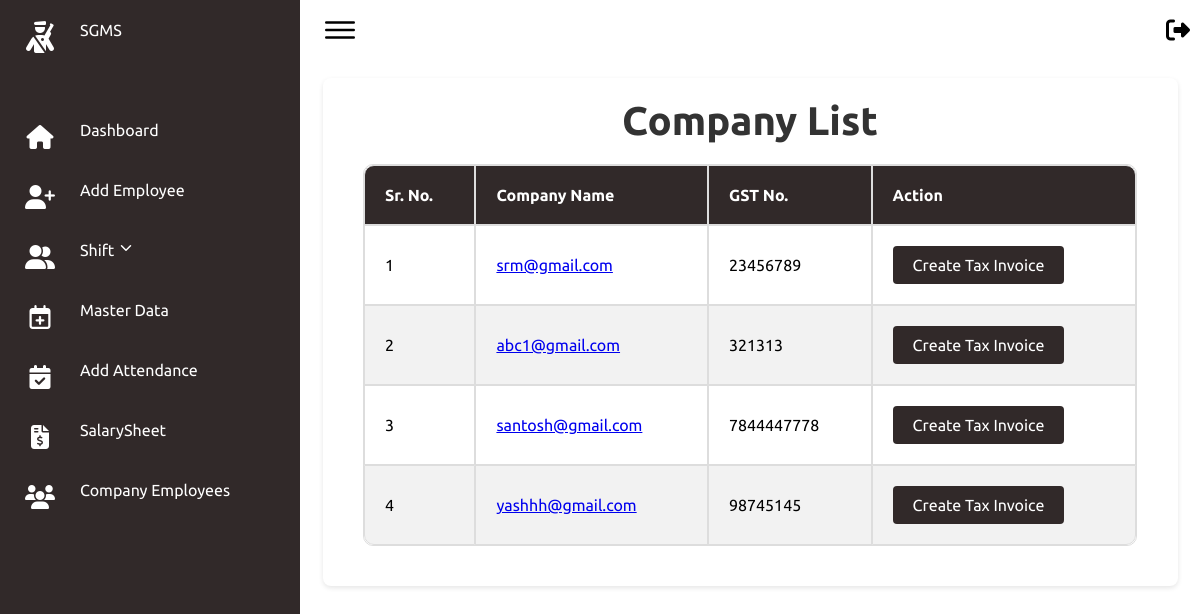
/companies/, run on the app's committed database.
### secman/models.py (models this page shows, shortened)
class UserProfile(models.Model):
    USER_TYPES = (
        ('hod', 'HOD'),
        ('fo', 'Field Officer'),
        ('company', 'Company'),
    )
    user = models.OneToOneField(User, on_delete=models.CASCADE)
    user_type = models.CharField(max_length=20, choices=USER_TYPES, default='fo')
    contact = models.CharField(max_length=12)
    gst_or_emergency = models.CharField(max_length=20)

### secman/views.py (the view)
# urls.py: path('companies/', views.company_list, name='company_list'),
def company_list(request):
    companies = UserProfile.objects.filter(user_type='company')
    company_data = []
    for company in companies:
        guard_count = EmployeeJoining.objects.filter(company=company, position='Security Guard').count()
        supervisor_count = EmployeeJoining.objects.filter(company=company, position='Supervisor').count()
        print(f"Company ID: {company.id}, Guards: {guard_count}, Supervisors: {supervisor_count}")  # Debugging line
        company_data.append({
            'company': company,
            'guard_count': guard_count,
            'supervisor_count': supervisor_count
        })
    return render(request, 'FO/company_list.html', {'company_data': company_data})

### secman/templates/FO/company_list.html (shortened to what this page needs)
{% extends 'FO/basefo.html' %}
{% block content %}
<head>
</head>
<body>
    <div class="card">
    <h1>Company List</h1>
    <table>
        <thead>
            <tr>
                <th>Sr. No.</th>
                <th>Company Name</th>
                <th>GST No.</th>
                <th>Action</th>
            </tr>
        </thead>
        <tbody>
            {% for company_info in company_data %}
                <tr>
                    <td>{{ forloop.counter }}</td>
                    <td>
                        <a href="{% url 'company_employees' company_info.company.id %}">
                            {{ company_info.company.user.email }}
                        </a>
                    </td>
                    <td>{{ company_info.company.gst_or_emergency }}</td>
                    <td>
                        <button onclick="openModal('{{ company_info.company.id }}', '{{ company_info.guard_count }}', '{{ company_info.supervisor_count }}')">
                            Create Tax Invoice
                        </button>
                    </td>
                </tr>
            {% endfor %}
        </tbody>
    </table>
</div>
</body>
{% endblock %}

### secman/static/css/style.css (style rules this page uses)
* { font-family: "Ubuntu", sans-serif; margin: 0; padding: 0; box-sizing: border-box; }
:root { --blue: #2a2185; --white: #fff; --gray: #f5f5f5; --black1: #222; --black2: #999; }
body { min-height: 100vh; overflow-x: hidden; }

### secman/templates/FO/basefo.html (style rules this page uses)
* { font-family: "Ubuntu", sans-serif; margin: 0; padding: 0; box-sizing: border-box; }
:root { --blue: #312929; --white: #fff; --gray: #f5f5f5; --black1: #222; --black2: #999; }
body { min-height: 100vh; overflow-x: hidden; }

### secman/templates/FO/company_list.html (style rules this page uses)
body { font-family: Arial, sans-serif; background-color: #f4f4f9; margin: 0; padding: 0; }
.card { width: 95%; margin: 2% auto; padding: 20px; background: #fff; border-radius: 8px; box-shadow: 0 2px 5px rgba(0, 0, 0, 0.1); animation: fadeIn 1s ease-in; }
.card h1 { text-align: center; color: #333333; font-size: 2.5em; margin-bottom: 20px; animation: slideIn 1s ease-in-out; }
table { width: 95%; margin: 20px auto; border-collapse: separate; border-spacing: 0; border-radius: 10px; overflow: hidden; animation: grow 1s ease-in-out; }
table, th, td { border: 1px solid #dddddd; }
th, td { padding: 20px; text-align: left; }
th { background-color: #312929; color: #ffffff; }
tr:nth-child(even) { background-color: #f2f2f2; }
td { position: relative; }
td:before { content: ''; position: absolute; left: 0; bottom: 0; height: 2px; width: 0; background-color: #000000; transition: width 0.4s ease-in-out; }
th:first-child { border-top-left-radius: 10px; }
th:last-child { border-top-right-radius: 10px; }
tr:last-child td:first-child { border-bottom-left-radius: 10px; }
tr:last-child td:last-child { border-bottom-right-radius: 10px; }
button { padding: 10px 20px; border: none; border-radius: 4px; background-color: #312929; color: #fff; font-size: 16px; cursor: pointer; transition: background-color 0.3s ease, transform 0.3s ease; }

### data on the page
UserProfile: company.user.email "srm@gmail.com", company.gst_or_emergency "23456789"
UserProfile: company.user.email "abc1@gmail.com", company.gst_or_emergency "321313"
UserProfile: company.user.email "santosh@gmail.com", company.gst_or_emergency "7844447778"
UserProfile: company.user.email "yashhh@gmail.com", company.gst_or_emergency "98745145"
